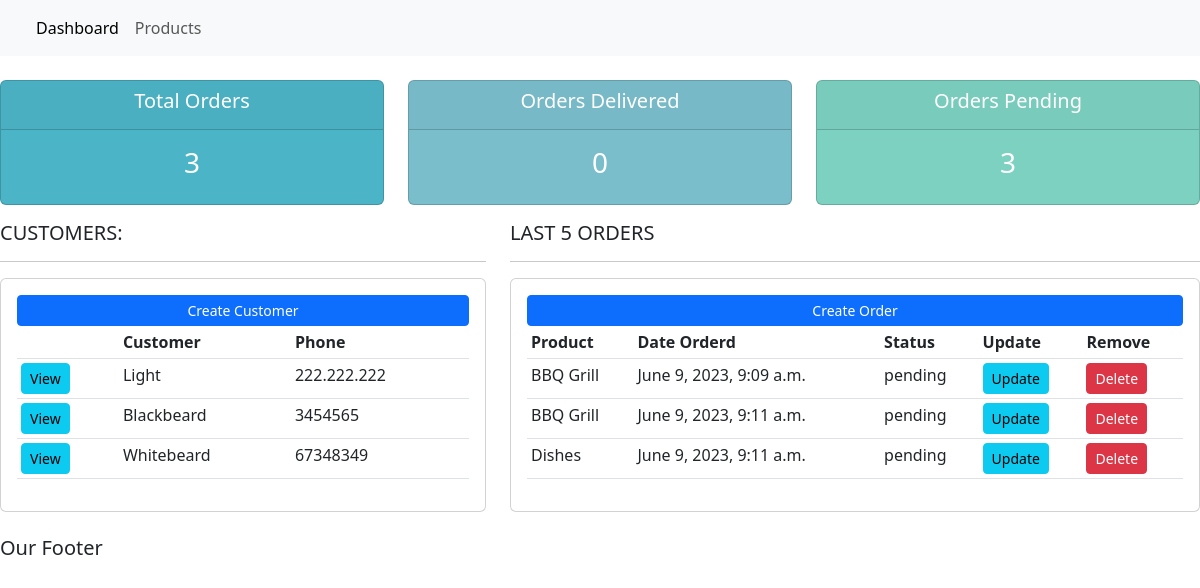
The app's page /, older data.
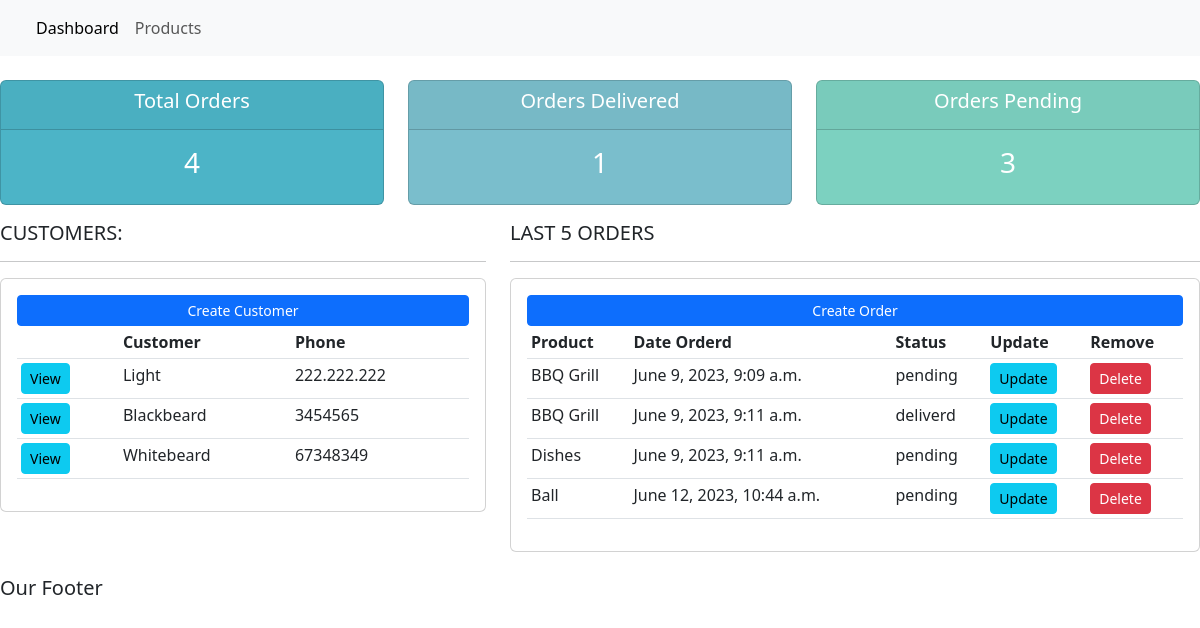
The same page, newer data.
### Accounts/models.py (models this page shows, shortened)
class Customer(models.Model):
    name = models.CharField(max_length = 200, null=True)
    phone = models.CharField(max_length = 200, null=True)
    email = models.CharField(max_length = 200, null=True)
    date_created = models.DateTimeField(auto_now_add=True)

class Order(models.Model):
    STATUS = (
        ('pending','pending'),
        ('out for delivery','out for delivery'),
        ('deliverd','deliverd'),
    )
    customer = models.ForeignKey(Customer, null=True, on_delete=models.SET_NULL)
    product = models.ForeignKey(Product, null=True, on_delete=models.SET_NULL)
    date_created = models.DateTimeField(auto_now_add=True)
    status = models.CharField(max_length=200,null=True,choices=STATUS)

class Product(models.Model):
    CATEGORY =(
        ('indoor','indoor'),
        ('outdoor','outdoor'),
    )
    name = models.CharField(max_length = 200, null=True)
    price = models.FloatField(null=True)
    category = models.CharField(max_length = 200, null=True, choices= CATEGORY)
    description = models.CharField(max_length = 200, null=True, blank = True)
    date_created = models.DateTimeField(auto_now_add=True)
    tags = models.ManyToManyField(Tag)
    def __str__(self):
        return self.name

### Accounts/views.py (the view)
# urls.py: path('',views.home,name="home"),
def home(request):
    orders = Order.objects.all()
    customer = Customer.objects.all()
    total_customers = customer.count()
    total_orders = orders.count()
    delivered = orders.filter(status = 'deliverd').count()
    pending = orders.filter(status = 'pending').count()
    context = {'orders':orders,'customer':customer,'total_customers':total_customers,
                'total_orders':total_orders,'delivered':delivered,'pending':pending}
    return render(request, 'Accounts/dashboard.html',context)

### Accounts/templates/Accounts/dashboard.html
{% extends 'Accounts/index.html'%}
{% block content %}
{%  include 'Accounts/status.html' %}
<div class="row">
	<div class="col-md-5">
		<h5>CUSTOMERS:</h5>
		<hr>
		<div class="card card-body">
			<a class="btn btn-primary  btn-sm btn-block" href="">Create Customer</a>
			<table class="table table-sm">
				<tr>
					<th></th>
					<th>Customer</th>
					<th>Phone</th>
				</tr>
				{% for customer in customer %}
				<tr>
					<td><a class='btn btn-sm btn-info'    href="{% url 'customer' customer.id%}">View</a></td>
					<td>{{customer.name}}</td>
					<td>{{customer.phone}}</td>
				</tr>
				{% endfor%}
			</table>
		</div>
	</div>
	<div class="col-md-7">
		<h5>LAST 5 ORDERS</h5>
		<hr>
		<div class="card card-body">
			<a class="btn btn-primary  btn-sm btn-block" href="{% url 'create_order'%}">Create Order</a>
			<table class="table table-sm">
				<tr>
					<th>Product</th>
					<th>Date Orderd</th>
					<th>Status</th>
					<th>Update</th>
					<th>Remove</th>
				</tr>
				{% for order in orders %}
				<tr>
					<td>{{order.product}}</td>
					<td>{{order.date_created}}</td>
					<td>{{order.status}}</td>
					<td><a class='btn btn-sm btn-info' href="">Update</a></td>
					<td><a class='btn btn-sm btn-danger' href="">Delete</a></td>
				</tr>
				{% endfor%}
			</table>
		</div>
	</div>
</div>
{% endblock %}

Row changes from the older to the newer data that the page shows:
changed Order: status "pending" → "deliverd"
added Order: product "Ball", date_created "June 12, 2023, 10:44 a.m.", status "pending"
Text that changed along with them:
{{ total_orders }}: "3" → "4"
{{ delivered }}: "0" → "1"
